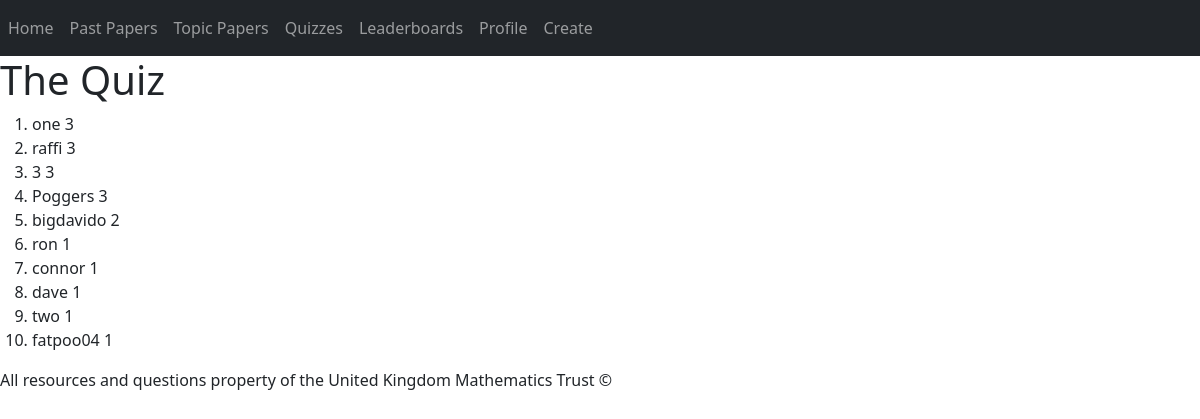
Screenshot of /lead1 with the database file from the repository.
### question/models.py (models this page shows, shortened)
class Quiz(models.Model):
    QuizName = models.CharField(max_length=50)
    average = models.IntegerField()
    totalScore = models.IntegerField()
    totalAttempts = models.IntegerField()

class Scores(models.Model):
    quiz = models.ForeignKey(Quiz, on_delete=models.CASCADE, related_name="quiz")
    user = models.ForeignKey(User, on_delete=models.CASCADE, related_name="users")
    score = models.IntegerField()

class User(AbstractUser):
    ansRecord = models.CharField(max_length=500)
    tickRecord = models.CharField(max_length=500)

### question/views.py (the view, shortened to what this page needs)
# urls.py: path("lead<int:quiz_id>",views.lead,name="lead"),
def lead(request, quiz_id):
    q = Quiz.objects.get(id=quiz_id)
    people=[]
    best=[]
    flag = True
    i=0
    while flag == True and i < len(Scores.objects.filter(quiz=q)):
        top = Scores.objects.filter(quiz=q).order_by("-score")[i]
        person = top.user
        i+=1
        if person in people:            #checks if the user of this score is already in list
            if i < len(Scores.objects.filter(quiz=q)):
                top = Scores.objects.filter(quiz=q).order_by("-score")[i]
            else:
                flag=False
        else:
            people.append(person)
            best.append(top)
        if len(best) >= 10:
            flag = False
    if request.user not in people:
        for i in range(len(Scores.objects.filter(quiz=q))):
            x = Scores.objects.filter(quiz=q).order_by("-score")[i]
    return render(request, "question/lead.html",{
        "lead": best,
        "quiz": q,
    })

### question/templates/question/lead.html (shortened to what this page needs)
{% extends 'question/layout.html' %}
{% block body %}
<h1>{{ quiz.QuizName }}</h1>
<ol>
    {% for each in lead %}
        <li>{{ each.user }} {{ each.score }}</li>
    {% endfor %}
</ol>
{% endblock %}

### rows the page displays
Quiz: QuizName "The Quiz"
Scores: user "one", score "3"
Scores: user "raffi", score "3"
Scores: user "3", score "3"
Scores: user "Poggers", score "3"
Scores: user "bigdavido", score "2"
Scores: user "ron", score "1"
Scores: user "connor", score "1"
Scores: user "dave", score "1"
Scores: user "two", score "1"
Scores: user "fatpoo04", score "1"
